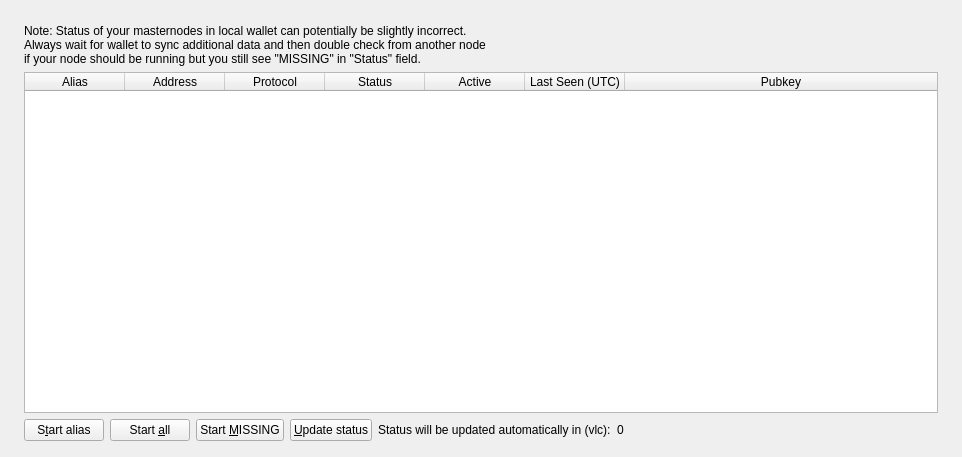
<?xml version="1.0" encoding="UTF-8"?>
<ui version="4.0">
 <class>MasternodeList</class>
 <widget class="QWidget" name="MasternodeList">
  <property name="geometry">
   <rect>
    <x>0</x>
    <y>0</y>
    <width>962</width>
    <height>457</height>
   </rect>
  </property>
  <property name="windowTitle">
   <string>Form</string>
  </property>
  <layout class="QVBoxLayout" name="topLayout" stretch="0">
   <property name="leftMargin">
    <number>9</number>
   </property>
   <property name="topMargin">
    <number>9</number>
   </property>
   <property name="rightMargin">
    <number>9</number>
   </property>
   <property name="bottomMargin">
    <number>9</number>
   </property>
   <item>
    <layout class="QVBoxLayout" name="verticalLayout_Master" stretch="1">
     <property name="spacing">
      <number>0</number>
     </property>
     <item>
      <widget class="QFrame" name="frame_BG">
       <layout class="QVBoxLayout" name="verticalLayout_3">
        <property name="leftMargin">
         <number>6</number>
        </property>
        <property name="topMargin">
         <number>6</number>
        </property>
        <property name="rightMargin">
         <number>6</number>
        </property>
        <property name="bottomMargin">
         <number>6</number>
        </property>
        <item>
         <widget class="QFrame" name="frame_Content">
          <layout class="QVBoxLayout" name="verticalLayout">
           <property name="spacing">
            <number>0</number>
           </property>
           <property name="leftMargin">
            <number>0</number>
           </property>
           <property name="topMargin">
            <number>0</number>
           </property>
           <property name="rightMargin">
            <number>0</number>
           </property>
           <property name="bottomMargin">
            <number>0</number>
           </property>
           <item>
            <layout class="QGridLayout" name="gridLayout_2">
             <property name="spacing">
              <number>2</number>
             </property>
             <item row="0" column="0">
              <widget class="QFrame" name="frameList">
               <layout class="QVBoxLayout" name="verticalLayout_2">
                <property name="bottomMargin">
                 <number>1</number>
                </property>
                <item>
                 <layout class="QHBoxLayout" name="horizontalLayout_note">
                  <property name="bottomMargin">
                   <number>0</number>
                  </property>
                  <item>
                   <widget class="QLabel" name="updateNote">
                    <property name="text">
                     <string>Note: Status of your masternodes in local wallet can potentially be slightly incorrect.&lt;br /&gt;Always wait for wallet to sync additional data and then double check from another node&lt;br /&gt;if your node should be running but you still see &quot;MISSING&quot; in &quot;Status&quot; field.</string>
                    </property>
                   </widget>
                  </item>
                 </layout>
                </item>
                <item>
                 <widget class="QTableWidget" name="tableWidgetMyMasternodes">
                  <property name="minimumSize">
                   <size>
                    <width>695</width>
                    <height>0</height>
                   </size>
                  </property>
                  <property name="palette">
                   <palette>
                    <active>
                     <colorrole role="Text">
                      <brush brushstyle="SolidPattern">
                       <color alpha="255">
                        <red>51</red>
                        <green>51</green>
                        <blue>51</blue>
                       </color>
                      </brush>
                     </colorrole>
                    </active>
                    <inactive>
                     <colorrole role="Text">
                      <brush brushstyle="SolidPattern">
                       <color alpha="255">
                        <red>51</red>
                        <green>51</green>
                        <blue>51</blue>
                       </color>
                      </brush>
                     </colorrole>
                    </inactive>
                    <disabled>
                     <colorrole role="Text">
                      <brush brushstyle="SolidPattern">
                       <color alpha="255">
                        <red>85</red>
                        <green>85</green>
                        <blue>85</blue>
                       </color>
                      </brush>
                     </colorrole>
                    </disabled>
                   </palette>
                  </property>
                  <property name="editTriggers">
                   <set>QAbstractItemView::NoEditTriggers</set>
                  </property>
                  <property name="alternatingRowColors">
                   <bool>true</bool>
                  </property>
                  <property name="selectionMode">
                   <enum>QAbstractItemView::SingleSelection</enum>
                  </property>
                  <property name="selectionBehavior">
                   <enum>QAbstractItemView::SelectRows</enum>
                  </property>
                  <property name="showGrid">
                   <bool>false</bool>
                  </property>
                  <property name="sortingEnabled">
                   <bool>true</bool>
                  </property>
                  <attribute name="horizontalHeaderStretchLastSection">
                   <bool>true</bool>
                  </attribute>
                  <attribute name="verticalHeaderDefaultSectionSize">
                   <number>50</number>
                  </attribute>
                  <attribute name="verticalHeaderMinimumSectionSize">
                   <number>50</number>
                  </attribute>
                  <column>
                   <property name="text">
                    <string>Alias</string>
                   </property>
                  </column>
                  <column>
                   <property name="text">
                    <string>Address</string>
                   </property>
                  </column>
                  <column>
                   <property name="text">
                    <string>Protocol</string>
                   </property>
                  </column>
                  <column>
                   <property name="text">
                    <string>Status</string>
                   </property>
                  </column>
                  <column>
                   <property name="text">
                    <string>Active</string>
                   </property>
                  </column>
                  <column>
                   <property name="text">
                    <string>Last Seen (UTC)</string>
                   </property>
                  </column>
                  <column>
                   <property name="text">
                    <string>Pubkey</string>
                   </property>
                  </column>
                 </widget>
                </item>
                <item>
                 <layout class="QHBoxLayout" name="horizontalLayout_5">
                  <property name="bottomMargin">
                   <number>0</number>
                  </property>
                  <item>
                   <widget class="QPushButton" name="startButton">
                    <property name="text">
                     <string>S&amp;tart alias</string>
                    </property>
                   </widget>
                  </item>
                  <item>
                   <widget class="QPushButton" name="startAllButton">
                    <property name="text">
                     <string>Start &amp;all</string>
                    </property>
                   </widget>
                  </item>
                  <item>
                   <widget class="QPushButton" name="startMissingButton">
                    <property name="text">
                     <string>Start &amp;MISSING</string>
                    </property>
                   </widget>
                  </item>
                  <item>
                   <widget class="QPushButton" name="UpdateButton">
                    <property name="text">
                     <string>&amp;Update status</string>
                    </property>
                   </widget>
                  </item>
                  <item>
                   <widget class="QLabel" name="autoupdate_label">
                    <property name="text">
                     <string>Status will be updated automatically in (vlc):</string>
                    </property>
                   </widget>
                  </item>
                  <item>
                   <widget class="QLabel" name="secondsLabel">
                    <property name="text">
                     <string>0</string>
                    </property>
                   </widget>
                  </item>
                  <item>
                   <spacer name="horizontalSpacer_5">
                    <property name="orientation">
                     <enum>Qt::Horizontal</enum>
                    </property>
                    <property name="sizeHint" stdset="0">
                     <size>
                      <width>40</width>
                      <height>20</height>
                     </size>
                    </property>
                   </spacer>
                  </item>
                 </layout>
                </item>
               </layout>
              </widget>
             </item>
            </layout>
           </item>
          </layout>
         </widget>
        </item>
       </layout>
      </widget>
     </item>
    </layout>
   </item>
  </layout>
 </widget>
 <resources/>
 <connections/>
</ui>
